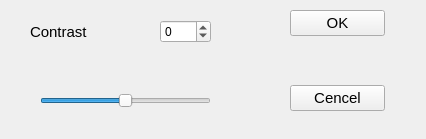
<?xml version="1.0" encoding="UTF-8"?>
<ui version="4.0">
 <class>Contrast</class>
 <widget class="QWidget" name="Contrast">
  <property name="geometry">
   <rect>
    <x>0</x>
    <y>0</y>
    <width>426</width>
    <height>139</height>
   </rect>
  </property>
  <property name="windowTitle">
   <string>Contrast</string>
  </property>
  <property name="windowIcon">
   <iconset resource="icons.qrc">
    <normaloff>:/new/prefix1/Icon/contrast.png</normaloff>:/new/prefix1/Icon/contrast.png</iconset>
  </property>
  <widget class="QSlider" name="horizontalSlider">
   <property name="geometry">
    <rect>
     <x>40</x>
     <y>90</y>
     <width>171</width>
     <height>22</height>
    </rect>
   </property>
   <property name="minimum">
    <number>-100</number>
   </property>
   <property name="maximum">
    <number>100</number>
   </property>
   <property name="orientation">
    <enum>Qt::Horizontal</enum>
   </property>
  </widget>
  <widget class="QWidget" name="layoutWidget">
   <property name="geometry">
    <rect>
     <x>30</x>
     <y>20</y>
     <width>181</width>
     <height>23</height>
    </rect>
   </property>
   <layout class="QHBoxLayout" name="horizontalLayout">
    <item>
     <widget class="QLabel" name="label">
      <property name="font">
       <font>
        <family>Arial</family>
        <pointsize>11</pointsize>
       </font>
      </property>
      <property name="text">
       <string>Contrast</string>
      </property>
     </widget>
    </item>
    <item>
     <spacer name="horizontalSpacer">
      <property name="orientation">
       <enum>Qt::Horizontal</enum>
      </property>
      <property name="sizeHint" stdset="0">
       <size>
        <width>40</width>
        <height>20</height>
       </size>
      </property>
     </spacer>
    </item>
    <item>
     <widget class="QSpinBox" name="spinBox">
      <property name="minimum">
       <number>-100</number>
      </property>
      <property name="maximum">
       <number>100</number>
      </property>
     </widget>
    </item>
   </layout>
  </widget>
  <widget class="QWidget" name="layoutWidget">
   <property name="geometry">
    <rect>
     <x>290</x>
     <y>10</y>
     <width>95</width>
     <height>101</height>
    </rect>
   </property>
   <layout class="QVBoxLayout" name="verticalLayout_2">
    <item>
     <widget class="QPushButton" name="OK">
      <property name="font">
       <font>
        <family>Arial</family>
        <pointsize>11</pointsize>
       </font>
      </property>
      <property name="text">
       <string>OK</string>
      </property>
     </widget>
    </item>
    <item>
     <spacer name="verticalSpacer_2">
      <property name="orientation">
       <enum>Qt::Vertical</enum>
      </property>
      <property name="sizeHint" stdset="0">
       <size>
        <width>20</width>
        <height>40</height>
       </size>
      </property>
     </spacer>
    </item>
    <item>
     <widget class="QPushButton" name="Cancel">
      <property name="font">
       <font>
        <family>Arial</family>
        <pointsize>11</pointsize>
       </font>
      </property>
      <property name="text">
       <string>Cencel</string>
      </property>
     </widget>
    </item>
   </layout>
  </widget>
 </widget>
 <resources>
  <include location="icons.qrc"/>
 </resources>
 <connections>
  <connection>
   <sender>spinBox</sender>
   <signal>valueChanged(int)</signal>
   <receiver>horizontalSlider</receiver>
   <slot>setValue(int)</slot>
   <hints>
    <hint type="sourcelabel">
     <x>162</x>
     <y>25</y>
    </hint>
    <hint type="destinationlabel">
     <x>88</x>
     <y>111</y>
    </hint>
   </hints>
  </connection>
  <connection>
   <sender>horizontalSlider</sender>
   <signal>valueChanged(int)</signal>
   <receiver>spinBox</receiver>
   <slot>setValue(int)</slot>
   <hints>
    <hint type="sourcelabel">
     <x>130</x>
     <y>111</y>
    </hint>
    <hint type="destinationlabel">
     <x>177</x>
     <y>29</y>
    </hint>
   </hints>
  </connection>
 </connections>
</ui>
